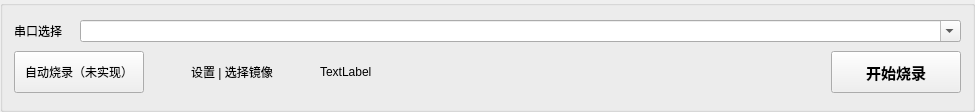
<?xml version="1.0" encoding="UTF-8"?>
<ui version="4.0">
 <class>BurningControlWindow</class>
 <widget class="QGroupBox" name="BurningControlWindow">
  <property name="geometry">
   <rect>
    <x>0</x>
    <y>0</y>
    <width>975</width>
    <height>112</height>
   </rect>
  </property>
  <property name="minimumSize">
   <size>
    <width>0</width>
    <height>112</height>
   </size>
  </property>
  <property name="maximumSize">
   <size>
    <width>16777215</width>
    <height>112</height>
   </size>
  </property>
  <property name="windowTitle">
   <string>Form</string>
  </property>
  <layout class="QVBoxLayout" name="verticalLayout">
   <item>
    <layout class="QHBoxLayout" name="horizontalLayout_2">
     <item>
      <widget class="QLabel" name="txtSelectComPort">
       <property name="sizePolicy">
        <sizepolicy hsizetype="Fixed" vsizetype="Preferred">
         <horstretch>0</horstretch>
         <verstretch>0</verstretch>
        </sizepolicy>
       </property>
       <property name="minimumSize">
        <size>
         <width>60</width>
         <height>0</height>
        </size>
       </property>
       <property name="text">
        <string>串口选择</string>
       </property>
      </widget>
     </item>
     <item>
      <widget class="QComboBox" name="inputComPortList">
       <property name="editable">
        <bool>true</bool>
       </property>
      </widget>
     </item>
    </layout>
   </item>
   <item>
    <layout class="QHBoxLayout" name="horizontalLayout">
     <property name="spacing">
      <number>18</number>
     </property>
     <item>
      <widget class="QPushButton" name="buttonStartAuto">
       <property name="sizePolicy">
        <sizepolicy hsizetype="Minimum" vsizetype="Fixed">
         <horstretch>0</horstretch>
         <verstretch>0</verstretch>
        </sizepolicy>
       </property>
       <property name="minimumSize">
        <size>
         <width>130</width>
         <height>42</height>
        </size>
       </property>
       <property name="text">
        <string>自动烧录（未实现）</string>
       </property>
       <property name="icon">
        <iconset resource="../../resources/main.qrc">
         <normaloff>:/robot-solid.svg</normaloff>:/robot-solid.svg</iconset>
       </property>
       <property name="iconSize">
        <size>
         <width>20</width>
         <height>20</height>
        </size>
       </property>
       <property name="checkable">
        <bool>true</bool>
       </property>
      </widget>
     </item>
     <item>
      <widget class="QPushButton" name="btnOpenSettings">
       <property name="minimumSize">
        <size>
         <width>140</width>
         <height>0</height>
        </size>
       </property>
       <property name="cursor">
        <cursorShape>PointingHandCursor</cursorShape>
       </property>
       <property name="text">
        <string>设置 | 选择镜像</string>
       </property>
       <property name="icon">
        <iconset resource="../../resources/main.qrc">
         <normaloff>:/sliders-solid.svg</normaloff>:/sliders-solid.svg</iconset>
       </property>
       <property name="flat">
        <bool>true</bool>
       </property>
      </widget>
     </item>
     <item>
      <widget class="QLabel" name="testStatus">
       <property name="text">
        <string>TextLabel</string>
       </property>
      </widget>
     </item>
     <item>
      <spacer name="horizontalSpacer">
       <property name="orientation">
        <enum>Qt::Horizontal</enum>
       </property>
       <property name="sizeHint" stdset="0">
        <size>
         <width>40</width>
         <height>20</height>
        </size>
       </property>
      </spacer>
     </item>
     <item>
      <widget class="QPushButton" name="btnStartBurn">
       <property name="sizePolicy">
        <sizepolicy hsizetype="Minimum" vsizetype="Fixed">
         <horstretch>0</horstretch>
         <verstretch>0</verstretch>
        </sizepolicy>
       </property>
       <property name="minimumSize">
        <size>
         <width>130</width>
         <height>42</height>
        </size>
       </property>
       <property name="font">
        <font>
         <pointsize>11</pointsize>
         <bold>true</bold>
        </font>
       </property>
       <property name="text">
        <string>开始烧录</string>
       </property>
       <property name="icon">
        <iconset resource="../../resources/main.qrc">
         <normaloff>:/file-arrow-down-solid.svg</normaloff>:/file-arrow-down-solid.svg</iconset>
       </property>
       <property name="iconSize">
        <size>
         <width>75</width>
         <height>20</height>
        </size>
       </property>
      </widget>
     </item>
    </layout>
   </item>
  </layout>
 </widget>
 <resources>
  <include location="../../resources/main.qrc"/>
 </resources>
 <connections/>
</ui>
